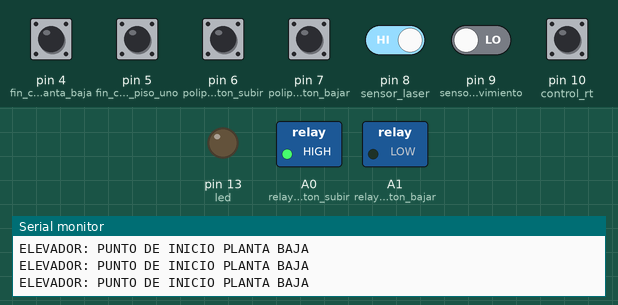
Bench run of a sketch on a simulated Arduino Uno, built with avr-gcc and run on an emulated ATmega328P. On the bench: switched loads named in the sketch (green lamp = pin HIGH), output pins drawn as LEDs (lit = HIGH), the last lines printed to the serial monitor. The test bench sets the inputs (shaded band); at power-on: pin 4 (fin_carrera_planta_baja), pin 5 (fin_carrera_piso_uno), pin 6 (polipasto_boton_subir), pin 7 (polipasto_boton_bajar), pin 8 (sensor_laser), pin 10 (control_rt) HIGH, pin 9 (sensor_movimiento) LOW. The local clock reads 2024-03-15 10:24:30 at power-on unless the sketch sets it; EEPROM starts erased.

Above: at 11.2 s.
11.3 s: pin 4 (fin_carrera_planta_baja) pulled LOW for 0.15 s
At 11.8 s:
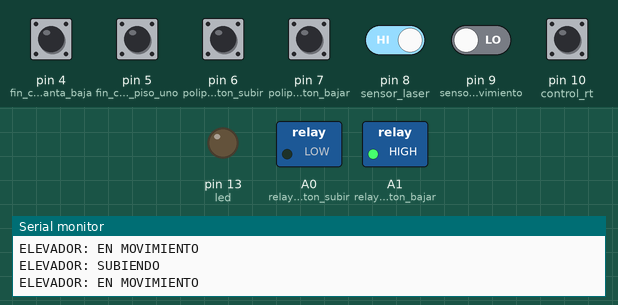
12.9 s: pin 8 (sensor_laser) driven LOW
At 14.1 s:
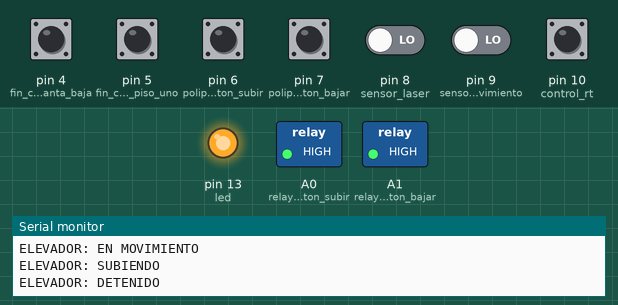
14.4 s: pin 8 (sensor_laser) driven HIGH
At 16.5 s:
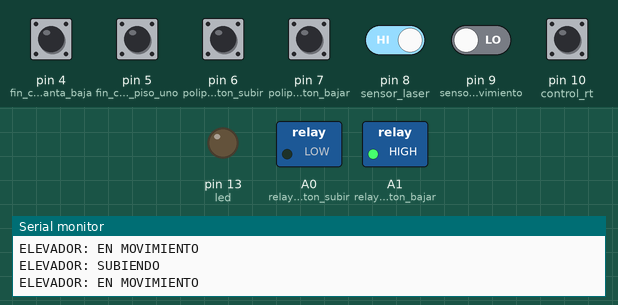
17.4 s: pin 5 (fin_carrera_piso_uno) pulled LOW for 0.15 s
At 17.56 s:
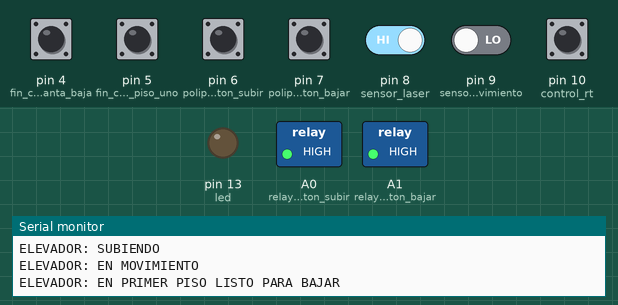
20.5 s: pin 5 (fin_carrera_piso_uno) pulled LOW for 1 s
At 21.7 s:
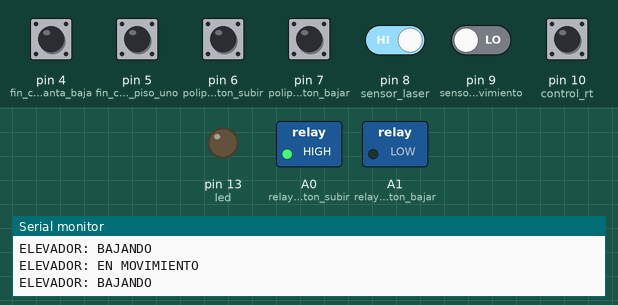
23.0 s: pin 4 (fin_carrera_planta_baja) pulled LOW for 1 s
At 23.9 s:
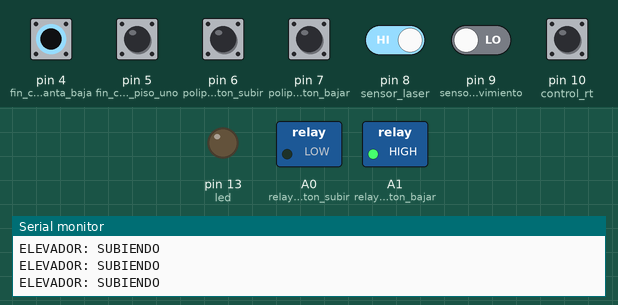
Timing chart, 0 to 26.0 s (numbered marks = the images above; inputs shaded):
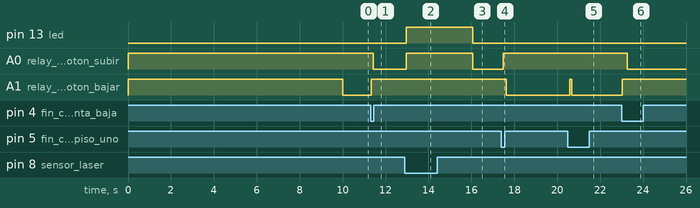

Measured:
- after the input at 11.3 s, A0 (relay_polipasto_boton_subir): HIGH → LOW after 0.13 s; A1 (relay_polipasto_boton_bajar): LOW → HIGH at once
- after the input at 12.9 s, pin 13 (led), A0 (relay_polipasto_boton_subir): LOW → HIGH after 0.06 s
- after the input at 14.4 s, pin 13 (led), A0 (relay_polipasto_boton_subir): HIGH → LOW after 1.7 s
- after the input at 17.4 s, A0 (relay_polipasto_boton_subir): LOW → HIGH after 0.09 s; A1 (relay_polipasto_boton_bajar): HIGH → LOW after 0.22 s
- after the input at 20.5 s, A1 (relay_polipasto_boton_bajar): LOW → HIGH after 0.07 s, → LOW 0.10 s later
- after the input at 23.0 s, A0 (relay_polipasto_boton_subir): HIGH → LOW after 0.25 s; A1 (relay_polipasto_boton_bajar): LOW → HIGH at once

The sketch:

SISTEMA_ELEVADOR_CHIPILETA.ino
```cpp
#include <EEPROM.h>  //LIBRERIA EEPROM
#include <Wire.h>    //LIBRERIA RTC
#include <RTClib.h>  //LIBRERIA RTC
#include <SPI.h>     //LIBRERIA SD
#include <SD.h>      //LIBRERIA SD

RTC_DS3231 sensor_rtc;  //MÓDULO DE TIEMPO RTC DS3231 PIN A4 Y A5
//File sd_txt;
//const int mudulo_sd = 2;  //LEECTOR DE SD
const int led = 13;
const int sensor_laser = 8;  //SENSOR LASER 5CM
int valor_sensor_laser;
const int sensor_movimiento = 9;  //SENSOR MOVIMIENTO 3M
int valor_sensor_movimiento;
const int fin_carrera_planta_baja = 4;  //ESTATUS FIN DE CARRERA PLANTA BAJA
int valor_fin_carrera_planta_baja;
const int fin_carrera_piso_uno = 5;  //ESTATUS FIN DE CARRERA PISO UNO
int valor_fin_carrera_piso_uno;
const int polipasto_boton_subir = 6;  //POLIPASTO BOTÓN SUBIR
int valor_polipasto_boton_subir;
const int polipasto_boton_bajar = 7;  //POLIPASTO BOTÓN BAJAR
int valor_polipasto_boton_bajar;
const int relay_polipasto_boton_subir = A0;  //RELAY POLIPASTO BOTÓN SUBIR
int valor_relay_polipasto_boton_subir;
const int relay_polipasto_boton_bajar = A1;  //RELAY POLIPASTO BOTÓN BAJAR
int valor_relay_polipasto_boton_bajar;
int estatus_elevador;
int estatus_elevador_actual;
const int control_rt = 10;  //BOTÓN CONTROL
int valor_control_rt;

void setup() {
  Serial.begin(9600);
  pinMode(led, OUTPUT);
  pinMode(sensor_laser, INPUT);                     //SENSOR LASER
  pinMode(sensor_movimiento, INPUT);                //SENSOR MOVIMIENTO
  pinMode(fin_carrera_planta_baja, INPUT_PULLUP);   //FIN DE CARRERA PLANTA BAJA
  pinMode(fin_carrera_piso_uno, INPUT_PULLUP);      //FIN DE CARRERA PISO UNO
  pinMode(polipasto_boton_subir, INPUT_PULLUP);     //POLIPASTO BOTÓN SUBIR
  pinMode(polipasto_boton_bajar, INPUT_PULLUP);     //POLIPASTO BOTÓN BAJAR
  pinMode(control_rt, INPUT_PULLUP);                //POLIPASTO BOTÓN BAJAR
  pinMode(relay_polipasto_boton_subir, OUTPUT);     //RELAY POLIPASTO BOTÓN SUBIR
  pinMode(relay_polipasto_boton_bajar, OUTPUT);     //RELAY POLIPASTO BOTÓN BAJAR
  digitalWrite(relay_polipasto_boton_subir, HIGH);  //BOTÓN SUBIR
  digitalWrite(relay_polipasto_boton_bajar, HIGH);  //BOTÓN BAJAR
  EEPROM.put(estatus_elevador, 0);                  //VARIABLE EEPROM ESTATUS ELEVADOR
  sensor_rtc.begin();
  //SD.begin(mudulo_sd);
  //   if (!SD.begin(mudulo_sd)) {
  //   Serial.println("modulo no encontrado");
  //   //while(1);
  // }

  // //DateTime sensor_fecha = sensor_rtc.now();         //VALOR SENSOR RTC
  // if (!sensor_rtc.begin()) {
  //   Serial.println("modulo no encontrado");
  //   while(1);
  // }
  //sensor_rtc.adjust(DateTime(__DATE__, __TIME__));  //AJUSTE DE TIEMPO MÓDULO RTC

  // sd_txt = SD.open("log.txt", FILE_WRITE);
  // // if the file opened okay, write to it:
  // if (sd_txt) {
  //   Serial.print("escribiendo log.txt");
  //   // close the file:
  //   sd_txt.close();
  //   Serial.println("done.");
  // } else {
  //   // if the file didn't open, print an error:
  //   Serial.print("no se encuentra log.txt");
  // }

  delay(10000);  //ESTABILIZACIÓN SENSOR MOVIMIENTO 90 SEGUNDOS
  //delay(5000);  //ESTABILIZACIÓN SENSOR MOVIMIENTO
}

void loop() {
  valor_sensor_laser = digitalRead(sensor_laser);                        //VALOR SENSOR LASER
  valor_sensor_movimiento = digitalRead(sensor_movimiento);              //VALOR SENSOR MOVIMIENTO
  valor_fin_carrera_planta_baja = digitalRead(fin_carrera_planta_baja);  //VALOR FIN DE CARRERA PLANTA BAJA
  valor_fin_carrera_piso_uno = digitalRead(fin_carrera_piso_uno);        //VALOR FIN DE CARRERA PISO
  valor_polipasto_boton_subir = digitalRead(polipasto_boton_subir);      //VALOR POLIPASTO BOTÓN SUBIR
  valor_polipasto_boton_bajar = digitalRead(polipasto_boton_bajar);      //VALOR POLIPASTO BOTÓN BAJAR
  valor_control_rt = digitalRead(control_rt);                            //VALOR CONTROL RT
  DateTime sensor_fecha = sensor_rtc.now();                              //VALOR SENSOR RTC
  digitalWrite(relay_polipasto_boton_subir, HIGH);                       //POLIPASTO BOTÓN SUBIR DESACTIVADO
  digitalWrite(relay_polipasto_boton_bajar, HIGH);                       //POLIPASTO BOTÓN BAJAR DESACTIVADO
  EEPROM.get(estatus_elevador, estatus_elevador_actual);                 //VALOR ESTATUS ELEVADOR

  if (estatus_elevador_actual == 0 && valor_fin_carrera_planta_baja == 0) {  //ELEVADOR EN LA PLANTA BAJA
    digitalWrite(led, LOW);                                                  //APAGAR LED
    Serial.println("ELEVADOR: EN PLANTA BAJA LISTO PARA SUBIR");             //ESTATUS ELEVADOR
    EEPROM.get(estatus_elevador, estatus_elevador_actual);
    //Serial.print(estatus_elevador_actual);

    if (valor_polipasto_boton_subir == 0 || valor_polipasto_boton_bajar == 0 || valor_control_rt == 1) {
      //Serial.println("ACTIVADO");  //ESTATUS POLIPASTO BOTÓN SUBIR
      EEPROM.update(estatus_elevador, 1);
      EEPROM.get(estatus_elevador, estatus_elevador_actual);
      //Serial.print(estatus_elevador_actual);
      //digitalWrite(relay_polipasto_boton_subir, LOW);  //POLIPASTO BOTÓN SUBIR ACTIVADO: SUBIENDO
    } else if (valor_polipasto_boton_subir == 1 || valor_polipasto_boton_bajar == 1) {
      //Serial.println("NO ACTIVADO");  //ESTATUS POLIPASTO BOTÓN SUBIR
      EEPROM.get(estatus_elevador, estatus_elevador_actual);
      //Serial.print(estatus_elevador_actual);
    }

  } else if (estatus_elevador_actual == 1 && valor_fin_carrera_planta_baja == 0) {  //ELEVADOR EN EL PRIMER PISO
    digitalWrite(relay_polipasto_boton_subir, LOW);                                 //POLIPASTO BOTÓN SUBIR ACTIVADO: SUBIENDO
    digitalWrite(relay_polipasto_boton_bajar, HIGH);                                //POLIPASTO BOTÓN BAJAR DESACTIVADO
    Serial.println("ELEVADOR: SUBIENDO");                                           //ESTATUS ELEVADOR
  } else if (estatus_elevador_actual == 1 && valor_fin_carrera_planta_baja == 1) {  //ELEVADOR SUBIENDO
    digitalWrite(relay_polipasto_boton_subir, LOW);                                 //POLIPASTO BOTÓN SUBIR ACTIVADO: SUBIENDO
    digitalWrite(relay_polipasto_boton_bajar, HIGH);                                //POLIPASTO BOTÓN BAJAR DESACTIVADO
    Serial.println("ELEVADOR: SUBIENDO");                                           //ESTATUS ELEVADOR

    if (valor_sensor_laser == 0) {
      digitalWrite(led, HIGH);  //ENCENDER LED
      //Serial.println("OBSTÁCULO: DETECTADO");  //SENSOR DE MOVIMIENTO
      Serial.println("ELEVADOR: DETENIDO");             //ESTATUS ELEVADOR
      digitalWrite(relay_polipasto_boton_subir, HIGH);  //POLIPASTO BOTÓN SUBIR ACTIVADO: SUBIENDO
      digitalWrite(relay_polipasto_boton_bajar, HIGH);  //POLIPASTO BOTÓN BAJAR DESACTIVADO
      delay(3000);
    } else if (valor_sensor_movimiento == 1) {
      digitalWrite(led, HIGH);  //ENCENDER LED
      //Serial.println("OBSTÁCULO: DETECTADO");  //SENSOR DE MOVIMIENTO
      Serial.println("ELEVADOR: DETENIDO");             //ESTATUS ELEVADOR
      digitalWrite(relay_polipasto_boton_subir, HIGH);  //POLIPASTO BOTÓN SUBIR ACTIVADO: SUBIENDO
      digitalWrite(relay_polipasto_boton_bajar, HIGH);  //POLIPASTO BOTÓN BAJAR DESACTIVADO
      delay(3000);
    } else {
      digitalWrite(led, LOW);  //APAGAR LED
      //Serial.println("OBSTÁCULO: LIBRE");         //SENSOR DE MOVIMIENTO
      Serial.println("ELEVADOR: EN MOVIMIENTO");        //ESTATUS ELEVADOR
      digitalWrite(relay_polipasto_boton_subir, LOW);   //POLIPASTO BOTÓN SUBIR ACTIVADO: SUBIENDO
      digitalWrite(relay_polipasto_boton_bajar, HIGH);  //POLIPASTO BOTÓN BAJAR DESACTIVADO
    }
    if (estatus_elevador_actual == 1 && valor_fin_carrera_piso_uno == 0) {  //ELEVADOR EN EL PRIMER PISO
      digitalWrite(relay_polipasto_boton_subir, HIGH);                      //POLIPASTO BOTÓN SUBIR ACTIVADO: SUBIENDO
      digitalWrite(relay_polipasto_boton_bajar, HIGH);                      //POLIPASTO BOTÓN BAJAR DESACTIVADO
      Serial.println("ELEVADOR: EN PRIMER PISO LISTO PARA BAJAR");          //ESTATUS ELEVADOR
      EEPROM.update(estatus_elevador, 2);
      EEPROM.get(estatus_elevador, estatus_elevador_actual);
      //Serial.print(estatus_elevador_actual);
    }
  } else if (estatus_elevador_actual == 2 && valor_fin_carrera_piso_uno == 0) {

    if (valor_polipasto_boton_bajar == 0 || valor_polipasto_boton_subir == 0 || valor_control_rt == 1) {
      //Serial.println("ACTIVADO");  //ESTATUS POLIPASTO BOTÓN SUBIR
      EEPROM.update(estatus_elevador, 3);
      EEPROM.get(estatus_elevador, estatus_elevador_actual);
      //Serial.print(estatus_elevador_actual);
      //digitalWrite(relay_polipasto_boton_subir, LOW);  //POLIPASTO BOTÓN SUBIR ACTIVADO: SUBIENDO
    } else if (valor_polipasto_boton_bajar == 1 || valor_polipasto_boton_subir == 1) {
      //Serial.println("NO ACTIVADO");  //ESTATUS POLIPASTO BOTÓN SUBIR
      EEPROM.get(estatus_elevador, estatus_elevador_actual);
      //Serial.print(estatus_elevador_actual);
    }

  } else if (estatus_elevador_actual == 3 && valor_fin_carrera_piso_uno == 0) {
    digitalWrite(relay_polipasto_boton_subir, HIGH);  //POLIPASTO BOTÓN SUBIR ACTIVADO: DESACTIVADO
    digitalWrite(relay_polipasto_boton_bajar, LOW);   //POLIPASTO BOTÓN BAJAR ACTIVADO: BAJAND
    Serial.println("ELEVADOR: BAJANDO");              //ESTATUS ELEVADOR
  } else if (estatus_elevador_actual == 3 && valor_fin_carrera_piso_uno == 1) {
    digitalWrite(relay_polipasto_boton_subir, HIGH);  //POLIPASTO BOTÓN SUBIR ACTIVADO: SUBIENDO
    digitalWrite(relay_polipasto_boton_bajar, LOW);   //POLIPASTO BOTÓN BAJAR DESACTIVADO
    Serial.println("ELEVADOR: BAJANDO");              //ESTATUS ELEVADOR

    if (valor_sensor_laser == 0) {
      digitalWrite(led, HIGH);  //ENCENDER LED
      //Serial.println("OBSTÁCULO: DETECTADO");  //SENSOR DE MOVIMIENTO
      Serial.println("ELEVADOR: DETENIDO");             //ESTATUS ELEVADOR
      digitalWrite(relay_polipasto_boton_subir, HIGH);  //POLIPASTO BOTÓN SUBIR ACTIVADO: SUBIENDO
      digitalWrite(relay_polipasto_boton_bajar, HIGH);  //POLIPASTO BOTÓN BAJAR DESACTIVADO
      delay(3000);
    } else if (valor_sensor_movimiento == 1) {
      digitalWrite(led, HIGH);  //ENCENDER LED
      //Serial.println("OBSTÁCULO: DETECTADO");  //SENSOR DE MOVIMIENTO
      Serial.println("ELEVADOR: DETENIDO");             //ESTATUS ELEVADOR
      digitalWrite(relay_polipasto_boton_subir, HIGH);  //POLIPASTO BOTÓN SUBIR ACTIVADO: SUBIENDO
      digitalWrite(relay_polipasto_boton_bajar, HIGH);  //POLIPASTO BOTÓN BAJAR DESACTIVADO
      delay(3000);
    } else {
      digitalWrite(led, LOW);  //APAGAR LED
      //Serial.println("OBSTÁCULO: LIBRE");         //SENSOR DE MOVIMIENTO
      Serial.println("ELEVADOR: EN MOVIMIENTO");        //ESTATUS ELEVADOR
      digitalWrite(relay_polipasto_boton_subir, HIGH);  //POLIPASTO BOTÓN SUBIR ACTIVADO: SUBIENDO
      digitalWrite(relay_polipasto_boton_bajar, LOW);   //POLIPASTO BOTÓN BAJAR DESACTIVADO
    }
    if (estatus_elevador_actual == 3 && valor_fin_carrera_planta_baja == 0) {
      digitalWrite(relay_polipasto_boton_subir, HIGH);              //POLIPASTO BOTÓN SUBIR ACTIVADO: SUBIENDO
      digitalWrite(relay_polipasto_boton_bajar, HIGH);              //POLIPASTO BOTÓN BAJAR DESACTIVADO
      Serial.println("ELEVADOR: EN PLANTA BAJA LISTO PARA SUBIR");  //ESTATUS ELEVADOR
      EEPROM.update(estatus_elevador, 0);
      EEPROM.get(estatus_elevador, estatus_elevador_actual);
      //Serial.print(estatus_elevador_actual);
    }
  } else {
    digitalWrite(led, LOW);  //APAGAR LED
    //Serial.println("ELEVADOR: PUNTO DE INICIO PLANTA BAJA");
    digitalWrite(relay_polipasto_boton_subir, HIGH);  //POLIPASTO BOTÓN SUBIR ACTIVADO: SUBIENDO
    digitalWrite(relay_polipasto_boton_bajar, LOW);   //POLIPASTO BOTÓN BAJAR DESACTIVADO

    if (valor_sensor_laser == 0) {
      digitalWrite(led, HIGH);  //ENCENDER LED
      //Serial.println("OBSTÁCULO: DETECTADO");  //SENSOR DE MOVIMIENTO
      Serial.println("ELEVADOR: DETENIDO");             //ESTATUS ELEVADOR
      digitalWrite(relay_polipasto_boton_subir, HIGH);  //POLIPASTO BOTÓN SUBIR ACTIVADO: SUBIENDO
      digitalWrite(relay_polipasto_boton_bajar, HIGH);  //POLIPASTO BOTÓN BAJAR DESACTIVADO
      delay(3000);
    } else if (valor_sensor_movimiento == 1) {
      digitalWrite(led, HIGH);  //ENCENDER LED
      //Serial.println("OBSTÁCULO: DETECTADO");  //SENSOR DE MOVIMIENTO
      Serial.println("ELEVADOR: DETENIDO");             //ESTATUS ELEVADOR
      digitalWrite(relay_polipasto_boton_subir, HIGH);  //POLIPASTO BOTÓN SUBIR ACTIVADO: SUBIENDO
      digitalWrite(relay_polipasto_boton_bajar, HIGH);  //POLIPASTO BOTÓN BAJAR DESACTIVADO
      delay(3000);
    } else {
      digitalWrite(led, LOW);  //APAGAR LED
      //Serial.println("OBSTÁCULO: LIBRE");         //SENSOR DE MOVIMIENTO
      Serial.println("ELEVADOR: PUNTO DE INICIO PLANTA BAJA");  //ESTATUS ELEVADOR
      digitalWrite(relay_polipasto_boton_subir, HIGH);          //POLIPASTO BOTÓN SUBIR ACTIVADO: SUBIENDO
      digitalWrite(relay_polipasto_boton_bajar, LOW);           //POLIPASTO BOTÓN BAJAR DESACTIVADO
    }
  }
  //Serial.print("LASER: ");
  //Serial.println(valor_sensor_laser);
  //Serial.print("MOVIMIENTO: ");
  //Serial.println(valor_sensor_movimiento);
  // Serial.print(sensor_fecha.year());
  // Serial.print("-");
  // Serial.print(sensor_fecha.month());
  // Serial.print("-");
  // Serial.print(sensor_fecha.day());
  // Serial.print(" ");
  // Serial.print(sensor_fecha.hour());
  // Serial.print(":");
  // Serial.print(sensor_fecha.minute());
  // Serial.print(":");
  // Serial.println(sensor_fecha.second());
  //Serial.print(valor_control_rt);
  delay(100);
}
```
